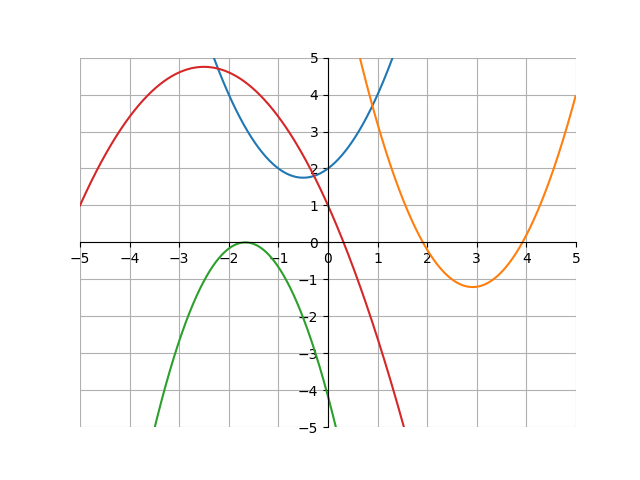

Python code for this plot:
import matplotlib.pyplot as plt
import numpy as np

x = np.arange(-5, 5, .01)
y = x**2+x+2
z = 1.2 * x**2-7 * x+9
a = -1.5 * x**2 - 5 * x - (25/6)
b = -.6 * x**2-3 * x+1

ax = plt.gca()
ax.spines['top'].set_color('none')
ax.spines['left'].set_position('zero')
ax.spines['right'].set_color('none')
ax.spines['bottom'].set_position('zero')

plt.xlim(-5, 5)
plt.ylim(-5, 5)
plt.xticks(np.arange(min(x), max(x)+1, 1.0))
plt.yticks(np.arange(-5, 5+1, 1.0))
plt.plot(x, y)
plt.plot(x, z)
plt.plot(x, a)
plt.plot(x, b)
plt.grid(True)
plt.show()
